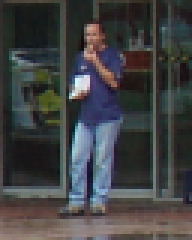
#> input picture Individual_Component/train/train_positive_A/00000000/item_00000245.pnm, 64 x 80 px (shown 3 times larger); its folder holds 3 pictures in this run
$ python cv_project_individual.py
#> lines starting #> are read from the running program, lines starting #| are printed output that depends on the picture; pictures that were not available may be replaced by others from this repository, and a replacement may not be noted
import cv2
import numpy as np
from matplotlib import pyplot as plt
import numpy as np
import random
import time
import os
from sklearn import svm
from sklearn.neighbors import KNeighborsClassifier
import sklearn.metrics as metrics
from sklearn.metrics import accuracy_score, roc_auc_score, confusion_matrix
from skimage.io import imread, imshow
from skimage.transform import resize
from skimage.feature import hog
from skimage import exposure


# [6 lines left out: function show_image, not called in this run]


def get_file_names(dir_name):
    file_names = []
    for x in os.listdir(dir_name):
        path = os.path.join(dir_name, x)
        if os.path.isdir(path):
            file_names = file_names + get_file_names(path)
        else:
            file_names.append(path)
    return file_names


def get_custom_format_image(file_name, grayscale = False, is_flattened = False):
#> called with grayscale = True, is_flattened = True
    if grayscale:
        color_flag = 0
    else:
        color_flag = 1
    img = cv2.imread(file_name, color_flag)
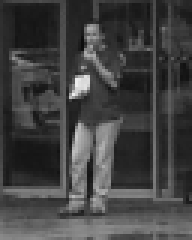
#> img: shape (80, 64) (shown 3 times larger); min 12, max 237, mean 65.7
    if is_flattened:
        img = img.flatten()
#> img = 5120 values, max 237 at index 1817, min 12 at index 987, mean 65.69
    return img


# [49 lines left out: functions run_svm, run_knn, hog_features, not called in this run]


def main():

    trainA_file_names = get_file_names('Individual_Component/train/train_positive_A/')
    trainB_file_names = get_file_names('Individual_Component/train/train_positive_B/')
    trainC_file_names = get_file_names('Individual_Component/train/train_positive_C/')
    train_neg_file_names = get_file_names('Individual_Component/train/train_negative_A/')

    test_pos_file_names = get_file_names('Individual_Component/test/test_positive/')
    test_neg_file_names = get_file_names('Individual_Component/test/test_negative/')

    train_file_names = trainA_file_names + trainB_file_names + trainC_file_names + train_neg_file_names
    test_file_names = test_pos_file_names + test_neg_file_names


    #test with grayscale image flattened

    print('----Test with flattened grayscale images----')
    #generate train data
    train_data = np.array([get_custom_format_image(file_name, grayscale = True, is_flattened = True) for file_name in train_file_names])
#> call 2 of get_custom_format_image, with grayscale = True, is_flattened = True
#> in get_custom_format_image (call 2), `color_flag = 0`: color_flag = 0
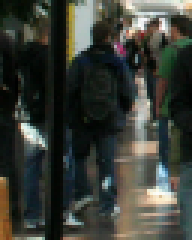
#> input picture Individual_Component/train/train_positive_A/00000000/item_00000291.pnm, 64 x 80 px (shown 3 times larger)
#> in get_custom_format_image (call 2), `img = cv2.imread(file_name, color_flag)`:
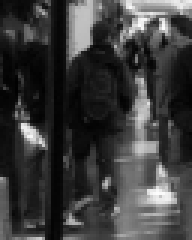
#> img: shape (80, 64) (shown 3 times larger); min 1, max 252, mean 60
#> in get_custom_format_image (call 2), `img = img.flatten()`: img = 5120 values, max 252 at index 4148, min 1 at index 1733, mean 60.03
#> call 3 of get_custom_format_image, with grayscale = True, is_flattened = True
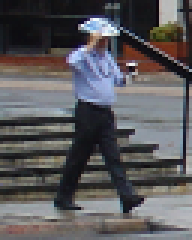
#> input picture Individual_Component/train/train_positive_A/00000000/item_00000493.pnm, 64 x 80 px (shown 3 times larger)
#> in get_custom_format_image (call 3), `img = cv2.imread(file_name, color_flag)`:
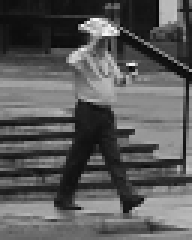
#> img: shape (80, 64) (shown 3 times larger); min 6, max 248, mean 89.8
#> in get_custom_format_image (call 3), `img = img.flatten()`: img = 5120 values, max 248 at index 415, min 6 at index 1402, mean 89.76
#> call 4 of get_custom_format_image, with grayscale = True, is_flattened = True
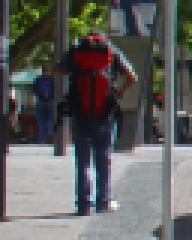
#> input picture Individual_Component/train/train_positive_A/00000001/item_00001244.pnm, 64 x 80 px (shown 3 times larger)
#> in get_custom_format_image (call 4), `img = cv2.imread(file_name, color_flag)`:
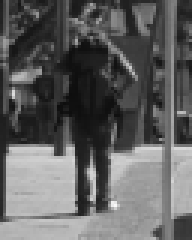
#> img: shape (80, 64) (shown 3 times larger); min 13, max 249, mean 96.4
#> in get_custom_format_image (call 4), `img = img.flatten()`: img = 5120 values, max 249 at index 4390, min 13 at index 2007, mean 96.39
    train_label = [1] * len(trainA_file_names + trainB_file_names + trainC_file_names)
    train_label = np.array(train_label + ([0] * len(train_neg_file_names)))

    print(train_data.shape)
#| (7, 5120)
    print(train_label.shape)

    #generate test data
    test_data = np.array([get_custom_format_image(file_name, grayscale = True, is_flattened = True) for file_name in test_file_names])
    test_label = np.array([1] * len(test_pos_file_names) + [0] * len(test_neg_file_names))

    print(test_data.shape)
#| (2, 5120)
    print(test_label.shape)

    #generate subsets
#> (the run stopped early here; a loop or call above may not have finished)
